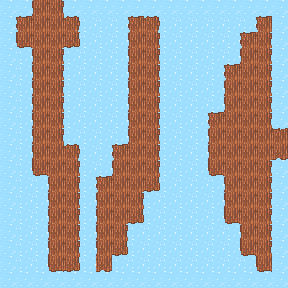

This game map was drawn from its Tiled (.tmx) file and the tilesets committed beside it. A one-line description and the full map source follow:
An orthogonal 18x18 tile map with 16x16 px tiles, 2 tile layers (Walk, NotWalk) and 7 objects (3x Transition, 2x Player, 2x ObjInteract).

<map version="1.10" tiledversion="1.10.2" orientation="orthogonal" renderorder="right-down" width="18" height="18" tilewidth="16" tileheight="16" infinite="0" nextlayerid="4" nextobjectid="8">
 <tileset firstgid="1" source="../../../tileset/Tileset completo.tsx" />
 <layer id="1" name="Walk" width="18" height="18">
  <data encoding="csv">
0,0,300,302,0,0,0,0,0,0,0,0,0,0,0,0,0,0,
0,272,301,301,274,273,273,273,272,274,273,273,273,273,273,273,272,0,
0,328,301,301,330,301,301,301,300,302,301,301,301,301,301,272,302,0,
0,300,300,302,301,301,301,301,300,302,301,301,301,301,301,300,302,0,
0,300,300,302,301,301,301,301,300,302,301,301,301,301,272,301,302,0,
0,300,300,302,301,301,301,301,300,302,301,301,301,301,300,301,302,0,
0,300,300,302,301,301,301,301,300,302,301,301,301,301,300,301,302,0,
0,300,300,302,301,301,301,301,300,302,301,301,301,272,301,301,302,0,
0,300,300,302,301,301,301,301,300,302,301,301,301,300,301,301,301,273,
0,300,300,301,274,301,301,272,301,302,301,301,301,300,301,301,301,329,
0,300,328,301,302,301,301,300,301,302,301,301,301,328,301,301,302,0,
0,300,301,300,302,301,272,301,301,330,301,301,301,301,300,301,302,0,
0,300,301,300,302,301,300,301,302,301,301,301,301,301,300,301,302,0,
0,300,301,300,302,301,300,301,330,301,301,301,301,301,328,301,302,0,
0,300,301,300,302,301,300,302,301,301,301,301,301,301,301,300,302,0,
0,300,301,300,302,301,300,330,301,301,301,301,301,301,301,328,302,0,
0,328,329,328,330,329,329,329,329,329,329,329,329,329,329,329,328,0,
0,0,0,0,0,0,0,0,0,0,0,0,0,0,0,0,0,0
</data>
 </layer>
 <layer id="2" name="NotWalk" width="18" height="18">
  <data encoding="csv">
387,387,0,0,387,387,387,387,387,387,387,387,387,387,387,387,387,387,
387,0,0,0,0,388,388,388,0,0,388,388,388,388,388,388,0,387,
387,0,0,0,0,388,388,388,0,0,388,388,388,388,388,0,0,387,
387,388,0,0,388,388,388,388,0,0,388,388,388,388,388,0,0,387,
387,388,0,0,388,388,388,388,0,0,388,388,388,388,0,0,0,387,
387,388,0,0,388,388,388,388,0,0,388,388,388,388,0,0,0,387,
387,388,0,0,388,388,388,388,0,0,388,388,388,388,0,0,0,387,
387,388,0,0,388,388,388,388,0,0,388,388,388,0,0,0,0,387,
387,388,0,0,388,388,388,388,0,0,388,388,388,0,0,0,0,0,
387,388,0,0,0,388,388,0,0,0,388,388,388,0,0,0,0,0,
387,388,0,0,0,388,388,0,0,0,388,388,388,0,0,0,0,387,
387,388,388,0,0,388,0,0,0,0,388,388,388,388,0,0,0,387,
387,388,388,0,0,388,0,0,0,388,388,388,388,388,0,0,0,387,
387,388,388,0,0,388,0,0,0,388,388,388,388,388,0,0,0,387,
387,388,388,0,0,388,0,0,388,388,388,388,388,388,388,0,0,387,
387,388,388,0,0,388,0,0,388,388,388,388,388,388,388,0,0,387,
387,388,388,0,0,388,0,388,388,388,388,388,388,388,388,388,0,387,
387,387,387,387,387,387,387,387,387,387,387,387,387,387,387,387,387,387
</data>
 </layer>
 <objectgroup id="3" name="Obj">
  <object id="1" name="FlonkE" type="Player" x="264.5" y="154">
   <point />
  </object>
  <object id="5" name="FlonkN" type="Player" x="41" y="26">
   <point />
  </object>
  <object id="2" name="TransitionE" type="Transition" x="279.5" y="138.5">
   <properties>
    <property name="nextMap" value="resources/maps/niveles/nivel02/dentro/mapaN2_16_dentro.tmx" />
   </properties>
   <point />
  </object>
  <object id="7" name="TransitionE" type="Transition" x="280" y="154.5">
   <properties>
    <property name="nextMap" value="resources/maps/niveles/nivel02/dentro/mapaN2_16_dentro.tmx" />
   </properties>
   <point />
  </object>
  <object id="6" name="TransitionN" type="Transition" x="56" y="12">
   <properties>
    <property name="nextMap" value="" />
   </properties>
   <point />
  </object>
  <object id="3" name="Enganche" type="ObjInteract" x="135.5" y="139.5">
   <point />
  </object>
  <object id="4" name="Enganche" type="ObjInteract" x="232" y="155.5">
   <point />
  </object>
 </objectgroup>
</map>
